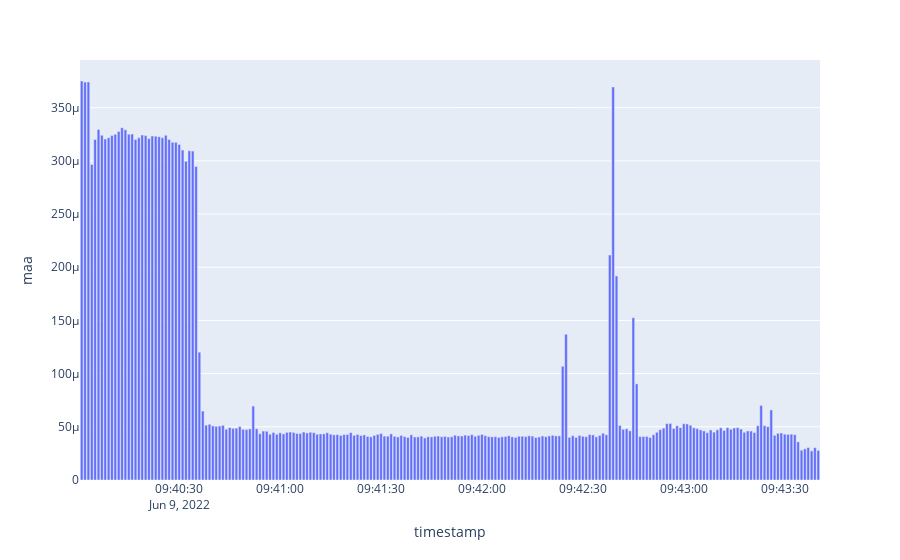

Here is the notebook cell this chart was saved with:
### Code cell
px.bar(df_audio, x='timestamp', y='maa')

### Figure 1 — Plotly figure (JSON) as saved in the notebook; plotly's stock layout.template omitted (floating-point values rounded to 4 significant figures; data arrays with more than 128 entries replaced by an {"elided": "..."} marker saying what was removed)
{"data": [{"alignmentgroup": "True", "hoverlabel": {"namelength": 0}, "hovertemplate": "timestamp=%{x}<br>maa=%{y}", "legendgroup": "", "marker": {"color": "#636efa"}, "name": "", "offsetgroup": "", "orientation": "v", "showlegend": false, "textposition": "auto", "type": "bar", "x": {"elided": "220 str values"}, "xaxis": "x", "y": {"elided": "220 float values"}, "yaxis": "y"}], "layout": {"barmode": "relative", "legend": {"tracegroupgap": 0}, "margin": {"t": 60}, "xaxis": {"anchor": "y", "domain": [0, 1], "title": {"text": "timestamp"}}, "yaxis": {"anchor": "x", "domain": [0, 1], "title": {"text": "maa"}}}}
